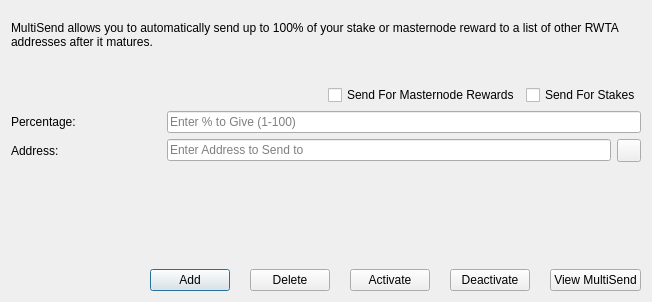
<?xml version="1.0" encoding="UTF-8"?>
<ui version="4.0">
 <class>MultiSendDialog</class>
 <widget class="QDialog" name="MultiSendDialog">
  <property name="windowModality">
   <enum>Qt::NonModal</enum>
  </property>
  <property name="geometry">
   <rect>
    <x>0</x>
    <y>0</y>
    <width>652</width>
    <height>302</height>
   </rect>
  </property>
  <property name="windowTitle">
   <string>MultiSend</string>
  </property>
  <property name="modal">
   <bool>true</bool>
  </property>
  <layout class="QVBoxLayout" name="verticalLayout">
   <item>
    <spacer name="verticalSpacer">
     <property name="orientation">
      <enum>Qt::Vertical</enum>
     </property>
     <property name="sizeType">
      <enum>QSizePolicy::Fixed</enum>
     </property>
     <property name="sizeHint" stdset="0">
      <size>
       <width>20</width>
       <height>10</height>
      </size>
     </property>
    </spacer>
   </item>
   <item>
    <widget class="QLabel" name="labelDescription">
     <property name="lineWidth">
      <number>1</number>
     </property>
     <property name="text">
      <string>MultiSend allows you to automatically send up to 100% of your stake or masternode reward to a list of other RWTA addresses after it matures.</string>
     </property>
     <property name="alignment">
      <set>Qt::AlignLeading|Qt::AlignLeft|Qt::AlignTop</set>
     </property>
     <property name="wordWrap">
      <bool>true</bool>
     </property>
    </widget>
   </item>
   <item>
    <spacer name="verticalSpacer_2">
     <property name="orientation">
      <enum>Qt::Vertical</enum>
     </property>
     <property name="sizeType">
      <enum>QSizePolicy::Fixed</enum>
     </property>
     <property name="sizeHint" stdset="0">
      <size>
       <width>20</width>
       <height>30</height>
      </size>
     </property>
    </spacer>
   </item>
   <item>
    <layout class="QHBoxLayout" name="horizontalLayout">
     <item>
      <spacer name="horizontalSpacer_3">
       <property name="minimumSize">
        <size>
         <width>150</width>
         <height>0</height>
        </size>
       </property>
       <property name="orientation">
        <enum>Qt::Horizontal</enum>
       </property>
       <property name="sizeHint" stdset="0">
        <size>
         <width>40</width>
         <height>20</height>
        </size>
       </property>
      </spacer>
     </item>
     <item>
      <widget class="QCheckBox" name="multiSendMasternodeCheckBox">
       <property name="text">
        <string>Send For Masternode Rewards</string>
       </property>
      </widget>
     </item>
     <item>
      <widget class="QCheckBox" name="multiSendStakeCheckBox">
       <property name="text">
        <string>Send For Stakes</string>
       </property>
      </widget>
     </item>
    </layout>
   </item>
   <item>
    <layout class="QHBoxLayout" name="horizontalLayout_5">
     <item>
      <widget class="QLabel" name="labelPercentage">
       <property name="minimumSize">
        <size>
         <width>150</width>
         <height>0</height>
        </size>
       </property>
       <property name="toolTip">
        <string>Percentage of stake to send</string>
       </property>
       <property name="text">
        <string>Percentage:</string>
       </property>
      </widget>
     </item>
     <item>
      <widget class="QLineEdit" name="multiSendPercentEdit">
       <property name="toolTip">
        <string>Enter whole numbers 1 - 100</string>
       </property>
       <property name="placeholderText">
        <string>Enter % to Give (1-100)</string>
       </property>
      </widget>
     </item>
    </layout>
   </item>
   <item>
    <layout class="QHBoxLayout" name="horizontalLayout_4">
     <item>
      <widget class="QLabel" name="labelAddress">
       <property name="minimumSize">
        <size>
         <width>150</width>
         <height>0</height>
        </size>
       </property>
       <property name="toolTip">
        <string>Address to send portion of stake to</string>
       </property>
       <property name="text">
        <string>Address:</string>
       </property>
      </widget>
     </item>
     <item>
      <widget class="QLineEdit" name="multiSendAddressEdit">
       <property name="toolTip">
        <string/>
       </property>
       <property name="placeholderText">
        <string>Enter Address to Send to</string>
       </property>
      </widget>
     </item>
     <item>
      <widget class="QToolButton" name="addressBookButton">
       <property name="toolTip">
        <string>Choose an address from the address book</string>
       </property>
       <property name="text">
        <string/>
       </property>
       <property name="icon">
        <iconset resource="../rwtaler.qrc">
         <normaloff>:/icons/address-book</normaloff>:/icons/address-book</iconset>
       </property>
       <property name="shortcut">
        <string>Alt+A</string>
       </property>
      </widget>
     </item>
    </layout>
   </item>
   <item>
    <widget class="QLabel" name="message">
     <property name="sizePolicy">
      <sizepolicy hsizetype="Preferred" vsizetype="Minimum">
       <horstretch>0</horstretch>
       <verstretch>0</verstretch>
      </sizepolicy>
     </property>
     <property name="minimumSize">
      <size>
       <width>0</width>
       <height>70</height>
      </size>
     </property>
     <property name="text">
      <string/>
     </property>
    </widget>
   </item>
   <item>
    <spacer name="verticalSpacer_3">
     <property name="orientation">
      <enum>Qt::Vertical</enum>
     </property>
     <property name="sizeHint" stdset="0">
      <size>
       <width>20</width>
       <height>40</height>
      </size>
     </property>
    </spacer>
   </item>
   <item>
    <layout class="QHBoxLayout" name="horizontalLayout_3">
     <property name="spacing">
      <number>20</number>
     </property>
     <item>
      <spacer name="horizontalSpacer_2">
       <property name="orientation">
        <enum>Qt::Horizontal</enum>
       </property>
       <property name="sizeHint" stdset="0">
        <size>
         <width>40</width>
         <height>20</height>
        </size>
       </property>
      </spacer>
     </item>
     <item>
      <widget class="QPushButton" name="addButton">
       <property name="toolTip">
        <string>Add to the MultiSend vector</string>
       </property>
       <property name="statusTip">
        <string>Add to MultiSend Vector</string>
       </property>
       <property name="text">
        <string>Add</string>
       </property>
       <property name="icon">
        <iconset resource="../rwtaler.qrc">
         <normaloff>:/icons/add</normaloff>:/icons/add</iconset>
       </property>
      </widget>
     </item>
     <item>
      <widget class="QPushButton" name="deleteButton">
       <property name="toolTip">
        <string>Delete from  MultiSend vector</string>
       </property>
       <property name="statusTip">
        <string>Delete Address From MultiSend Vector</string>
       </property>
       <property name="text">
        <string>Delete</string>
       </property>
       <property name="icon">
        <iconset resource="../rwtaler.qrc">
         <normaloff>:/icons/remove</normaloff>:/icons/remove</iconset>
       </property>
      </widget>
     </item>
     <item>
      <widget class="QPushButton" name="activateButton">
       <property name="toolTip">
        <string>Activate multisend</string>
       </property>
       <property name="statusTip">
        <string>Activate MultiSend</string>
       </property>
       <property name="text">
        <string>Activate</string>
       </property>
      </widget>
     </item>
     <item>
      <widget class="QPushButton" name="disableButton">
       <property name="toolTip">
        <string>Deactivate multisend</string>
       </property>
       <property name="statusTip">
        <string>Deactivate MultiSend</string>
       </property>
       <property name="text">
        <string>Deactivate</string>
       </property>
      </widget>
     </item>
     <item>
      <widget class="QPushButton" name="viewButton">
       <property name="toolTip">
        <string/>
       </property>
       <property name="statusTip">
        <string>View MultiSend Vector</string>
       </property>
       <property name="text">
        <string>View MultiSend</string>
       </property>
      </widget>
     </item>
    </layout>
   </item>
  </layout>
 </widget>
 <resources>
  <include location="../rwtaler.qrc"/>
 </resources>
 <connections/>
</ui>
